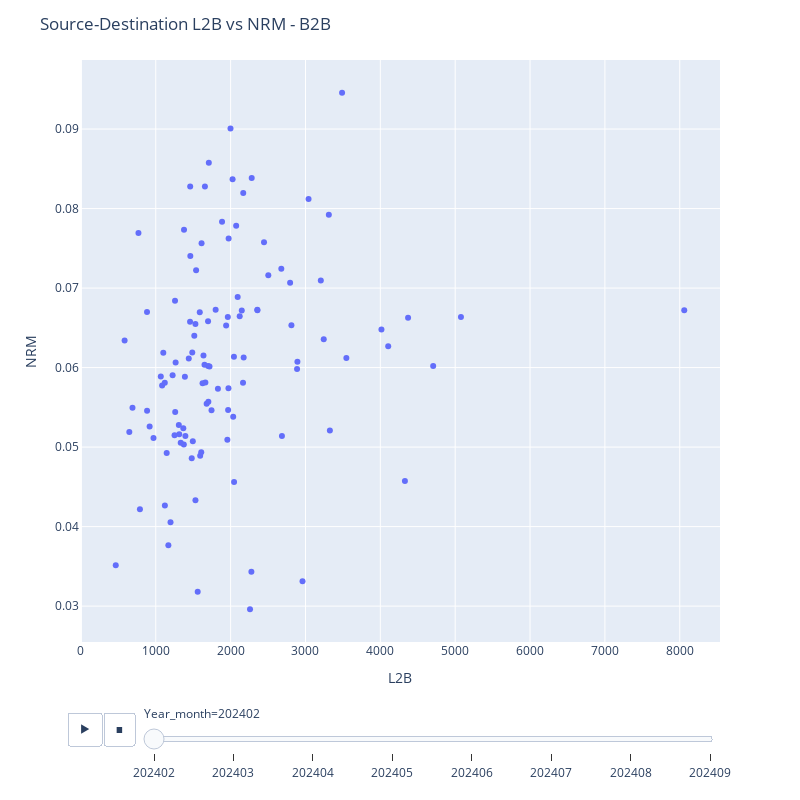

Notebook source saved alongside this figure:
### Code cell
fig = px.scatter(
    df_b2b,
    x='L2B',
    y='NRM',             
    hover_name='Source_dest',    
    animation_frame='Year_month',       
    size_max=20, 
    width = 800,
    height = 800

)

fig.update_layout(
    title="Source-Destination L2B vs NRM - B2B",
    xaxis_title="L2B",
    yaxis_title="NRM",
    sliders=dict(
        title="Time",
        steps=[{'label': str(t), 'method': 'animate', 'args': [[t]]} for t in df['Year_month']]
    )
)

fig.show()

### Figure 1 — Plotly figure (JSON) as saved in the notebook; plotly's stock layout.template omitted (floating-point values rounded to 4 significant figures)
{"data": [{"hovertemplate": "<b>%{hovertext}</b><br><br>Year_month=202402<br>L2B=%{x}<br>NRM=%{y}<extra></extra>", "hovertext": ["indonesia-indonesia", "greece-germany", "usa-usa", "brazil-italy", "united kingdom-usa", "united arab emirates-united arab emirates", "israel-greece", "united kingdom-thailand", "argentina-usa", "argentina-spain", "united kingdom-saudi arabia", "brazil-switzerland", "brazil-chile", "brazil-brazil", "israel-thailand", "argentina-italy", "brazil-usa", "brazil-argentina", "argentina-brazil", "brazil-netherlands", "philippines-japan", "brazil-france", "colombia-colombia", "israel-united kingdom", "united kingdom-united arab emirates", "brazil-portugal", "colombia-mexico", "italy-usa", "colombia-spain", "brazil-mexico", "mexico-usa", "usa-italy", "indonesia-japan", "israel-usa", "saudi arabia-malaysia", "colombia-dominican republic", "united arab emirates-saudi arabia", "saudi arabia-saudi arabia", "malaysia-malaysia", "saudi arabia-indonesia", "italy-france", "italy-italy", "brazil-spain", "kuwait-saudi arabia", "united arab emirates-united kingdom", "usa-mexico", "saudi arabia-united arab emirates", "philippines-philippines", "brazil-united kingdom", "egypt-saudi arabia", "mexico-spain", "turkey-united arab emirates", "south africa-south africa", "ukraine-poland", "brazil-united arab emirates", "united arab emirates-thailand", "united arab emirates-qatar", "egypt-united arab emirates", "united arab emirates-egypt", "qatar-united arab emirates", "colombia-usa", "united arab emirates-france", "greece-greece", "mexico-mexico", "saudi arabia-egypt", "south africa-united arab emirates", "saudi arabia-thailand", "bahrain-turkey", "thailand-thailand", "azerbaijan-united arab emirates", "israel-united arab emirates", "united arab emirates-oman", "israel-italy", "indonesia-malaysia", "saudi arabia-turkey", "united arab emirates-usa", "south africa-usa", "israel-france", "kuwait-united arab emirates", "brazil-greece", "israel-germany", "indonesia-singapore", "saudi arabia-italy", "qatar-saudi arabia", "qatar-qatar", "brazil-colombia", "greece-italy", "united arab emirates-indonesia", "united arab emirates-spain", "qatar-usa", "saudi arabia-france", "south africa-united kingdom", "united arab emirates-singapore", "malaysia-indonesia", "united arab emirates-germany", "united arab emirates-india", "united arab emirates-italy", "south africa-saudi arabia", "united arab emirates-turkey", "bahrain-united arab emirates", "saudi arabia-qatar", "brazil-germany", "kenya-south africa", "brazil-uruguay", "saudi arabia-usa", "saudi arabia-united kingdom", "israel-spain", "kuwait-qatar"], "legendgroup": "", "marker": {"color": "#636efa", "symbol": "circle"}, "mode": "markers", "name": "", "orientation": "v", "showlegend": false, "type": "scatter", "x": [2259.0, 5077.0, 583.6, 1612.0, 1680.0, 1085.0, 1699.0, 1333.0, 2169.0, 1709.0, 465.4, 2149.0, 1657.0, 2677.0, 1971.0, 1460.0, 1962.0, 1462.0, 1998.0, 2026.0, 1168.0, 1885.0, 1515.0, 4371.0, 788.4, 2074.0, 1800.0, 1488.0, 3041.0, 2503.0, 2685.0, 1967.0, 1122.0, 3546.0, 1530.0, 883.0, 1368.0, 2046.0, 2960.0, 1120.0, 2892.0, 4015.0, 1973.0, 646.5, 1956.0, 1313.0, 1830.0, 1560.0, 2282.0, 1396.0, 2121.0, 1458.0, 2094.0, 8060.0, 3326.0, 1100.0, 1588.0, 1539.0, 918.0, 1703.0, 2446.0, 1251.0, 1698.0, 1593.0, 1225.0, 1651.0, 1718.0, 883.9, 1607.0, 1197.0, 1389.0, 2812.0, 2044.0, 2034.0, 1260.0, 1480.0, 2888.0, 3244.0, 969.7, 1377.0, 4105.0, 1441.0, 1375, 1530.0, 1067.0, 3489.0, 1940.0, 1265.0, 1663.0, 4328.0, 1637.0, 2166.0, 2358.0, 2277.0, 1745.0, 2174.0, 1495.0, 1146.0, 1308.0, 1257.0, 768.6, 2795.0, 3312.0, 3205.0, 4706.0, 1625, 2357.0, 689.0], "xaxis": "x", "y": [0.02962, 0.06636, 0.06342, 0.07565, 0.05546, 0.05775, 0.06021, 0.05054, 0.08197, 0.08575, 0.03513, 0.06719, 0.08277, 0.07243, 0.05741, 0.08276, 0.06636, 0.07402, 0.09008, 0.08368, 0.03765, 0.07835, 0.06401, 0.06628, 0.04217, 0.07783, 0.06728, 0.06191, 0.08121, 0.0716, 0.05141, 0.05466, 0.04266, 0.06119, 0.06548, 0.067, 0.05238, 0.0456, 0.03313, 0.05808, 0.06074, 0.06479, 0.07625, 0.05189, 0.05091, 0.05163, 0.05735, 0.03181, 0.08384, 0.05139, 0.06645, 0.06578, 0.06889, 0.0672, 0.0521, 0.06188, 0.06696, 0.07226, 0.0526, 0.05572, 0.07576, 0.05149, 0.06582, 0.04891, 0.05905, 0.06037, 0.06015, 0.05458, 0.04936, 0.04056, 0.05883, 0.06532, 0.06135, 0.05381, 0.05442, 0.04859, 0.05981, 0.06355, 0.05114, 0.07735, 0.0627, 0.06115, 0.05033, 0.04333, 0.05887, 0.09456, 0.06529, 0.06064, 0.05811, 0.04574, 0.06152, 0.05809, 0.06722, 0.03433, 0.05463, 0.06127, 0.05074, 0.04927, 0.05279, 0.0684, 0.07693, 0.07067, 0.07923, 0.07097, 0.06021, 0.05805, 0.06726, 0.05495], "yaxis": "y"}], "layout": {"height": 800, "legend": {"tracegroupgap": 0}, "margin": {"t": 60}, "sliders": [{"active": 0, "currentvalue": {"prefix": "Year_month="}, "len": 0.9, "pad": {"b": 10, "t": 60}, "steps": [{"args": [["202402"], {"frame": {"duration": 0, "redraw": false}, "fromcurrent": true, "mode": "immediate", "transition": {"duration": 0, "easing": "linear"}}], "label": "202402", "method": "animate"}, {"args": [["202403"], {"frame": {"duration": 0, "redraw": false}, "fromcurrent": true, "mode": "immediate", "transition": {"duration": 0, "easing": "linear"}}], "label": "202403", "method": "animate"}, {"args": [["202404"], {"frame": {"duration": 0, "redraw": false}, "fromcurrent": true, "mode": "immediate", "transition": {"duration": 0, "easing": "linear"}}], "label": "202404", "method": "animate"}, {"args": [["202405"], {"frame": {"duration": 0, "redraw": false}, "fromcurrent": true, "mode": "immediate", "transition": {"duration": 0, "easing": "linear"}}], "label": "202405", "method": "animate"}, {"args": [["202406"], {"frame": {"duration": 0, "redraw": false}, "fromcurrent": true, "mode": "immediate", "transition": {"duration": 0, "easing": "linear"}}], "label": "202406", "method": "animate"}, {"args": [["202407"], {"frame": {"duration": 0, "redraw": false}, "fromcurrent": true, "mode": "immediate", "transition": {"duration": 0, "easing": "linear"}}], "label": "202407", "method": "animate"}, {"args": [["202408"], {"frame": {"duration": 0, "redraw": false}, "fromcurrent": true, "mode": "immediate", "transition": {"duration": 0, "easing": "linear"}}], "label": "202408", "method": "animate"}, {"args": [["202409"], {"frame": {"duration": 0, "redraw": false}, "fromcurrent": true, "mode": "immediate", "transition": {"duration": 0, "easing": "linear"}}], "label": "202409", "method": "animate"}], "x": 0.1, "xanchor": "left", "y": 0, "yanchor": "top"}], "title": {"text": "Source-Destination L2B vs NRM - B2B"}, "updatemenus": [{"buttons": [{"args": [null, {"frame": {"duration": 500, "redraw": false}, "fromcurrent": true, "mode": "immediate", "transition": {"duration": 500, "easing": "linear"}}], "label": "&#9654;", "method": "animate"}, {"args": [[null], {"frame": {"duration": 0, "redraw": false}, "fromcurrent": true, "mode": "immediate", "transition": {"duration": 0, "easing": "linear"}}], "label": "&#9724;", "method": "animate"}], "direction": "left", "pad": {"r": 10, "t": 70}, "showactive": false, "type": "buttons", "x": 0.1, "xanchor": "right", "y": 0, "yanchor": "top"}], "width": 800, "xaxis": {"anchor": "y", "domain": [0, 1], "title": {"text": "L2B"}}, "yaxis": {"anchor": "x", "domain": [0, 1], "title": {"text": "NRM"}}}}
